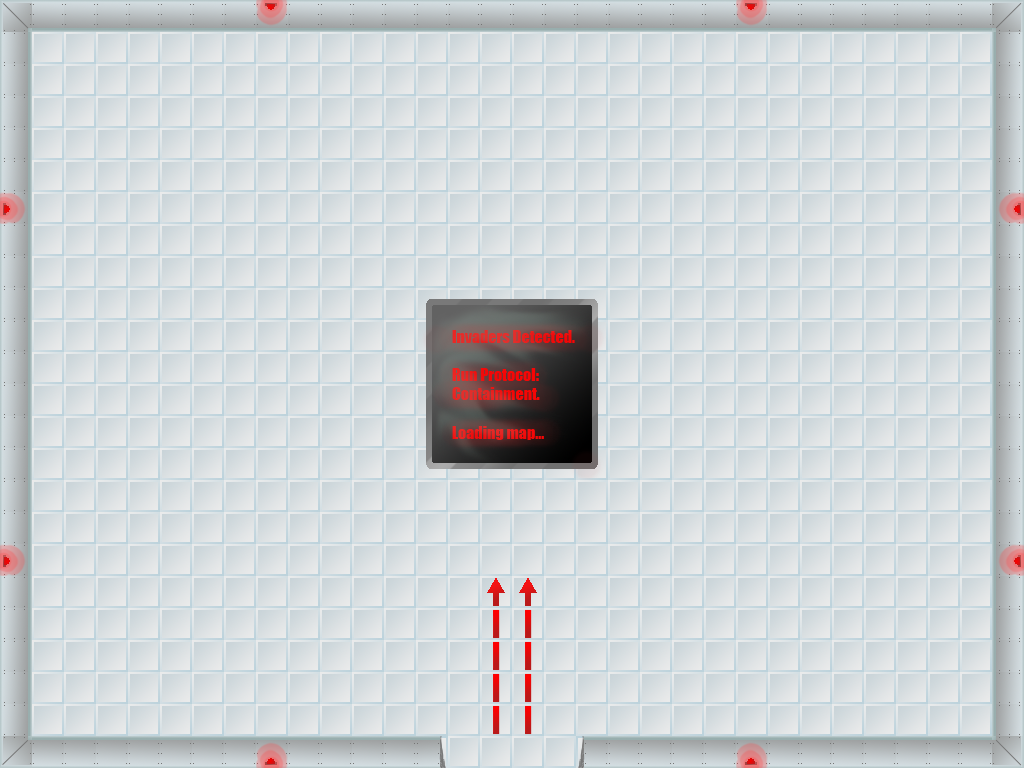

The image is a tile-based game level rendered from a .tmx file. Its description and source (layers, tilesets, objects; grid data summarised) follow:
An orthogonal 32x24 tile map with 32x32 px tiles, 1 tile layer (Tile Layer 1).

<map version="1.0" orientation="orthogonal" width="32" height="24" tilewidth="32" tileheight="32">
 <tileset firstgid="1" name="tilesheet" tilewidth="32" tileheight="32">
  <image source="../Art/Tiles/tilesheet.png" />
  <tile id="0">
   <properties>
    <property name="impassable" value="1" />
    <property name="impassable" value="1" />
   </properties>
  </tile>
  <tile id="1">
   <properties>
    <property name="impassable" value="1" />
    <property name="impassable" value="1" />
   </properties>
  </tile>
  <tile id="2">
   <properties>
    <property name="impassable" value="1" />
    <property name="impassable" value="1" />
   </properties>
  </tile>
  <tile id="3">
   <properties>
    <property name="impassable" value="1" />
    <property name="impassable" value="1" />
   </properties>
  </tile>
  <tile id="4">
   <properties>
    <property name="impassable" value="1" />
    <property name="impassable" value="1" />
   </properties>
  </tile>
  <tile id="5">
   <properties>
    <property name="impassable" value="1" />
    <property name="impassable" value="1" />
   </properties>
  </tile>
  <tile id="6">
   <properties>
    <property name="impassable" value="1" />
    <property name="impassable" value="1" />
   </properties>
  </tile>
  <tile id="7">
   <properties>
    <property name="impassable" value="1" />
    <property name="impassable" value="1" />
   </properties>
  </tile>
  <tile id="8">
   <properties>
    <property name="impassable" value="1" />
    <property name="impassable" value="1" />
   </properties>
  </tile>
  <tile id="9">
   <properties>
    <property name="impassable" value="1" />
    <property name="impassable" value="1" />
   </properties>
  </tile>
  <tile id="10">
   <properties>
    <property name="impassable" value="1" />
    <property name="impassable" value="1" />
   </properties>
  </tile>
  <tile id="11">
   <properties>
    <property name="impassable" value="1" />
    <property name="impassable" value="1" />
   </properties>
  </tile>
  <tile id="12">
   <properties>
    <property name="impassable" value="1" />
    <property name="impassable" value="1" />
   </properties>
  </tile>
  <tile id="13">
   <properties>
    <property name="impassable" value="1" />
    <property name="impassable" value="1" />
   </properties>
  </tile>
  <tile id="14">
   <properties>
    <property name="impassable" value="1" />
    <property name="impassable" value="1" />
   </properties>
  </tile>
  <tile id="15">
   <properties>
    <property name="impassable" value="1" />
    <property name="impassable" value="1" />
   </properties>
  </tile>
  <tile id="16">
   <properties>
    <property name="impassable" value="1" />
    <property name="impassable" value="1" />
   </properties>
  </tile>
  <tile id="17">
   <properties>
    <property name="impassable" value="1" />
    <property name="impassable" value="1" />
   </properties>
  </tile>
  <tile id="18">
   <properties>
    <property name="impassable" value="1" />
    <property name="impassable" value="1" />
   </properties>
  </tile>
  <tile id="19">
   <properties>
    <property name="impassable" value="1" />
    <property name="impassable" value="1" />
   </properties>
  </tile>
  <tile id="20">
   <properties>
    <property name="impassable" value="1" />
    <property name="impassable" value="1" />
   </properties>
  </tile>
  <tile id="21">
   <properties>
    <property name="impassable" value="1" />
    <property name="impassable" value="1" />
   </properties>
  </tile>
  <tile id="22">
   <properties>
    <property name="impassable" value="1" />
    <property name="impassable" value="1" />
   </properties>
  </tile>
  <tile id="23">
   <properties>
    <property name="impassable" value="1" />
    <property name="impassable" value="1" />
   </properties>
  </tile>
  <tile id="24">
   <properties>
    <property name="impassable" value="1" />
    <property name="impassable" value="1" />
   </properties>
  </tile>
  <tile id="25">
   <properties>
    <property name="impassable" value="1" />
    <property name="impassable" value="1" />
   </properties>
  </tile>
  <tile id="26">
   <properties>
    <property name="impassable" value="1" />
    <property name="impassable" value="1" />
   </properties>
  </tile>
  <tile id="27">
   <properties>
    <property name="impassable" value="1" />
    <property name="impassable" value="1" />
   </properties>
  </tile>
  <tile id="30">
   <properties>
    <property name="impassable" value="1" />
    <property name="impassable" value="1" />
   </properties>
  </tile>
  <tile id="31">
   <properties>
    <property name="impassable" value="1" />
    <property name="impassable" value="1" />
   </properties>
  </tile>
  <tile id="32">
   <properties>
    <property name="impassable" value="1" />
    <property name="impassable" value="1" />
   </properties>
  </tile>
  <tile id="33">
   <properties>
    <property name="impassable" value="1" />
    <property name="impassable" value="1" />
   </properties>
  </tile>
  <tile id="34">
   <properties>
    <property name="impassable" value="1" />
    <property name="impassable" value="1" />
   </properties>
  </tile>
  <tile id="35">
   <properties>
    <property name="impassable" value="1" />
    <property name="impassable" value="1" />
   </properties>
  </tile>
  <tile id="36">
   <properties>
    <property name="impassable" value="1" />
    <property name="impassable" value="1" />
   </properties>
  </tile>
  <tile id="37">
   <properties>
    <property name="impassable" value="1" />
    <property name="impassable" value="1" />
   </properties>
  </tile>
  <tile id="38">
   <properties>
    <property name="impassable" value="1" />
    <property name="impassable" value="1" />
   </properties>
  </tile>
  <tile id="41">
   <properties>
    <property name="damaging" value="1" />
    <property name="damaging" value="1" />
   </properties>
  </tile>
  <tile id="42">
   <properties>
    <property name="damaging" value="1" />
    <property name="damaging" value="1" />
   </properties>
  </tile>
  <tile id="43">
   <properties>
    <property name="damaging" value="1" />
    <property name="damaging" value="1" />
   </properties>
  </tile>
  <tile id="49">
   <properties>
    <property name="impassable" value="1" />
    <property name="impassable" value="1" />
   </properties>
  </tile>
  <tile id="52">
   <properties>
    <property name="damaging" value="1" />
    <property name="damaging" value="1" />
   </properties>
  </tile>
  <tile id="53">
   <properties>
    <property name="damaging" value="1" />
    <property name="damaging" value="1" />
   </properties>
  </tile>
  <tile id="54">
   <properties>
    <property name="damaging" value="1" />
    <property name="damaging" value="1" />
   </properties>
  </tile>
  <tile id="63">
   <properties>
    <property name="damaging" value="1" />
    <property name="damaging" value="1" />
   </properties>
  </tile>
  <tile id="64">
   <properties>
    <property name="damaging" value="1" />
    <property name="damaging" value="1" />
   </properties>
  </tile>
  <tile id="65">
   <properties>
    <property name="damaging" value="1" />
    <property name="damaging" value="1" />
   </properties>
  </tile>
  <tile id="67">
   <properties>
    <property name="impassable" value="1" />
    <property name="impassable" value="1" />
   </properties>
  </tile>
  <tile id="74">
   <properties>
    <property name="damaging" value="" />
    <property name="damaging" value="" />
   </properties>
  </tile>
  <tile id="75">
   <properties>
    <property name="damaging" value="" />
    <property name="damaging" value="" />
   </properties>
  </tile>
  <tile id="76">
   <properties>
    <property name="damaging" value="" />
    <property name="damaging" value="" />
   </properties>
  </tile>
  <tile id="77">
   <properties>
    <property name="damaging" value="1" />
    <property name="damaging" value="1" />
   </properties>
  </tile>
  <tile id="78">
   <properties>
    <property name="damaging" value="1" />
    <property name="damaging" value="1" />
   </properties>
  </tile>
  <tile id="79">
   <properties>
    <property name="damaging" value="1" />
    <property name="damaging" value="1" />
   </properties>
  </tile>
  <tile id="80">
   <properties>
    <property name="damaging" value="1" />
    <property name="damaging" value="1" />
   </properties>
  </tile>
  <tile id="81">
   <properties>
    <property name="impassable" value="1" />
    <property name="impassable" value="1" />
   </properties>
  </tile>
  <tile id="83">
   <properties>
    <property name="impassable" value="1" />
    <property name="impassable" value="1" />
   </properties>
  </tile>
  <tile id="84">
   <properties>
    <property name="impassable" value="1" />
    <property name="impassable" value="1" />
   </properties>
  </tile>
  <tile id="85">
   <properties>
    <property name="damaging" value="1" />
    <property name="damaging" value="1" />
   </properties>
  </tile>
  <tile id="86">
   <properties>
    <property name="damaging" value="1" />
    <property name="damaging" value="1" />
   </properties>
  </tile>
  <tile id="87">
   <properties>
    <property name="damaging" value="1" />
    <property name="damaging" value="1" />
   </properties>
  </tile>
  <tile id="88">
   <properties>
    <property name="damaging" value="1" />
    <property name="damaging" value="1" />
   </properties>
  </tile>
  <tile id="89">
   <properties>
    <property name="damaging" value="1" />
    <property name="damaging" value="1" />
   </properties>
  </tile>
  <tile id="90">
   <properties>
    <property name="damaging" value="1" />
    <property name="damaging" value="1" />
   </properties>
  </tile>
  <tile id="91">
   <properties>
    <property name="damaging" value="1" />
    <property name="damaging" value="1" />
   </properties>
  </tile>
  <tile id="92">
   <properties>
    <property name="impassable" value="1" />
    <property name="impassable" value="1" />
   </properties>
  </tile>
  <tile id="93">
   <properties>
    <property name="impassable" value="1" />
    <property name="impassable" value="1" />
   </properties>
  </tile>
  <tile id="94">
   <properties>
    <property name="impassable" value="1" />
    <property name="impassable" value="1" />
   </properties>
  </tile>
  <tile id="95">
   <properties>
    <property name="impassable" value="1" />
    <property name="impassable" value="1" />
   </properties>
  </tile>
  <tile id="96">
   <properties>
    <property name="damaging" value="1" />
    <property name="damaging" value="1" />
   </properties>
  </tile>
  <tile id="97">
   <properties>
    <property name="damaging" value="1" />
    <property name="damaging" value="1" />
   </properties>
  </tile>
  <tile id="98">
   <properties>
    <property name="damaging" value="1" />
    <property name="damaging" value="1" />
   </properties>
  </tile>
  <tile id="99">
   <properties>
    <property name="impassable" value="1" />
    <property name="impassable" value="1" />
   </properties>
  </tile>
  <tile id="100">
   <properties>
    <property name="impassable" value="1" />
    <property name="impassable" value="1" />
   </properties>
  </tile>
  <tile id="104">
   <properties>
    <property name="impassable" value="1" />
    <property name="impassable" value="1" />
   </properties>
  </tile>
  <tile id="105">
   <properties>
    <property name="impassable" value="1" />
    <property name="impassable" value="1" />
   </properties>
  </tile>
  <tile id="106">
   <properties>
    <property name="impassable" value="1" />
    <property name="impassable" value="1" />
   </properties>
  </tile>
  <tile id="110">
   <properties>
    <property name="impassable" value="1" />
    <property name="impassable" value="1" />
   </properties>
  </tile>
  <tile id="111">
   <properties>
    <property name="impassable" value="1" />
    <property name="impassable" value="1" />
   </properties>
  </tile>
  <tile id="113">
   <properties>
    <property name="impassable" value="1" />
    <property name="impassable" value="1" />
   </properties>
  </tile>
  <tile id="114">
   <properties>
    <property name="impassable" value="1" />
    <property name="impassable" value="1" />
   </properties>
  </tile>
  <tile id="115">
   <properties>
    <property name="impassable" value="1" />
    <property name="impassable" value="1" />
   </properties>
  </tile>
  <tile id="116">
   <properties>
    <property name="impassable" value="1" />
    <property name="impassable" value="1" />
   </properties>
  </tile>
  <tile id="117">
   <properties>
    <property name="impassable" value="1" />
    <property name="impassable" value="1" />
   </properties>
  </tile>
  <tile id="121">
   <properties>
    <property name="impassable" value="1" />
    <property name="impassable" value="1" />
   </properties>
  </tile>
  <tile id="124">
   <properties>
    <property name="impassable" value="1" />
    <property name="impassable" value="1" />
   </properties>
  </tile>
  <tile id="125">
   <properties>
    <property name="impassable" value="1" />
    <property name="impassable" value="1" />
   </properties>
  </tile>
  <tile id="126">
   <properties>
    <property name="impassable" value="1" />
    <property name="impassable" value="1" />
   </properties>
  </tile>
  <tile id="127">
   <properties>
    <property name="impassable" value="1" />
    <property name="impassable" value="1" />
   </properties>
  </tile>
  <tile id="128">
   <properties>
    <property name="impassable" value="1" />
    <property name="impassable" value="1" />
   </properties>
  </tile>
 </tileset>
 <layer name="Tile Layer 1" width="32" height="24">
  <data>[768 cells, 768 non-empty, 53 distinct tile ids]</data>
 </layer>
</map>
